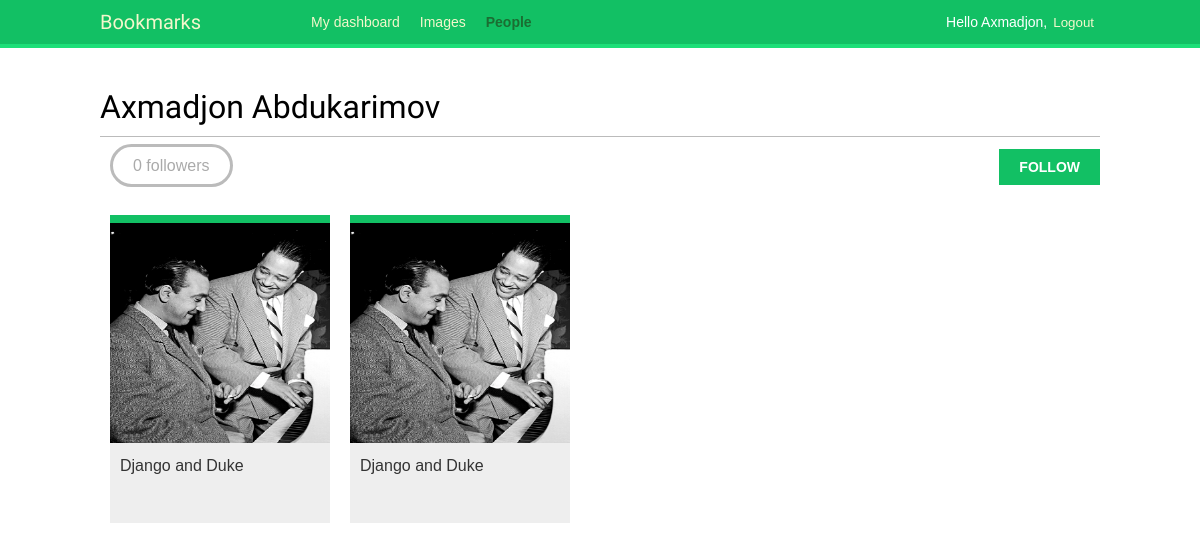
/account/users/axmadjonTest/ (signed in), run on an earlier commit of the app's database.
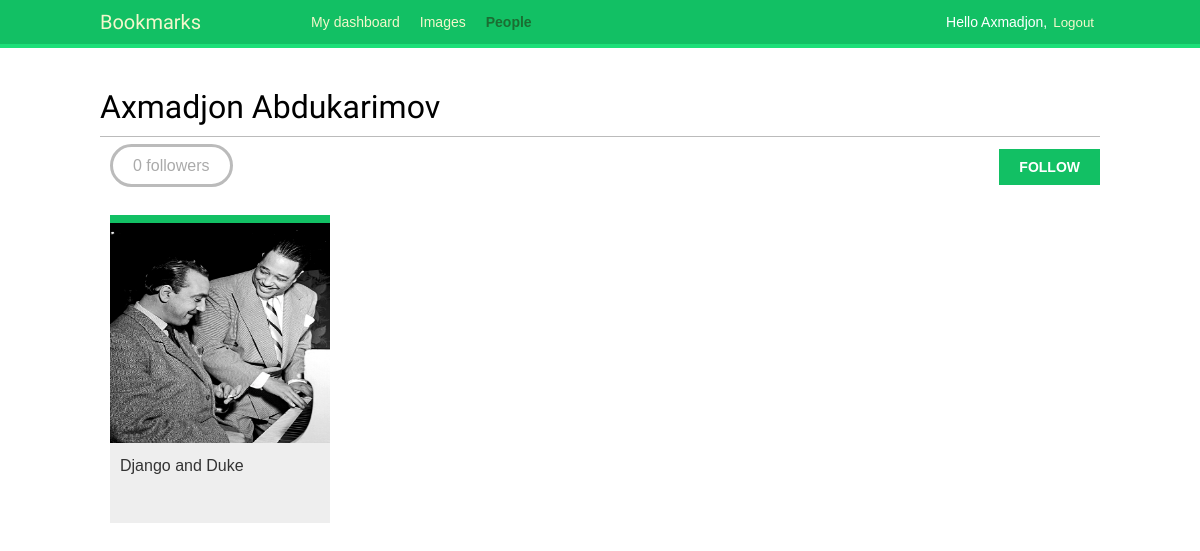
And on a later commit of the database.
### images/models.py (models this page shows, shortened)
class Image(models.Model):
    user = models.ForeignKey(
        settings.AUTH_USER_MODEL,
        related_name='images_created',
        on_delete=models.CASCADE
    )
    title = models.CharField(max_length=200)
    slug = models.SlugField(max_length=200, blank=True)
    url = models.URLField(max_length=2000)
    image = models.ImageField(upload_to='images/%Y/%m/%d/')
    description = models.TextField(blank=True)
    created = models.DateTimeField(auto_now_add=True)
    users_like = models.ManyToManyField(
        settings.AUTH_USER_MODEL,
        related_name='images_liked',
        blank=True
    )
    class Meta:
        indexes = [
            models.Index(fields=['-created']),
        ]
        ordering = ['-created']
    def get_absolute_url(self):
        return reverse('images:detail', args=[self.id, self.slug])

### account/views.py (the view)
# urls.py: path('users/<username>/', views.user_detail, name='user_detail'),
@login_required
def user_detail(request, username):
    user = get_object_or_404(User, username=username, is_active=True)
    return render(
        request,
        template_name='account/user/detail.html',
        context={
            'section': 'people',
            'user': user
        }
    )

### account/templates/account/user/detail.html (shortened to what this page needs)
{% extends "base.html" %}
{% load thumbnail %}
{% block content %}
  <h1>{{ user.get_full_name }}</h1>
  {% with total_followers=user.followers.count %}
    <span class="count">
      <span class="total">{{ total_followers }}</span>
      follower{{ total_followers|pluralize }}
    </span>
    <a href="#" data-id="{{ user.id }}" data-action="{% if request.user in user.followers.all %}un{% endif %}follow" class="follow button">
      {% if request.user not in user.followers.all %}
        Follow
      {% else %}
        Unfollow
      {% endif %}
    </a>
    <div id="image-list" class="image-container">
      {% include "images/image/list_images.html" with images=user.images_created.all %}
    </div>
  {% endwith %}
{% endblock %}

### images/templates/images/image/list_images.html
{% load thumbnail %}
{% for image in images %}
  <div class="image">
    <a href="{{ image.get_absolute_url }}">
      {% thumbnail image.image 300x300 crop="smart" as im %}
      <a href="{{ image.get_absolute_url }}">
        <img src="{{ im.url }}">
      </a>
    </a>
    <div class="info">
      <a href="{{ image.get_absolute_url }}" class="title">
        {{ image.title }}
      </a>
    </div>
  </div>
{% endfor %}

What changed in the data, as far as the page shows it:
removed Image: title "Django and Duke"
